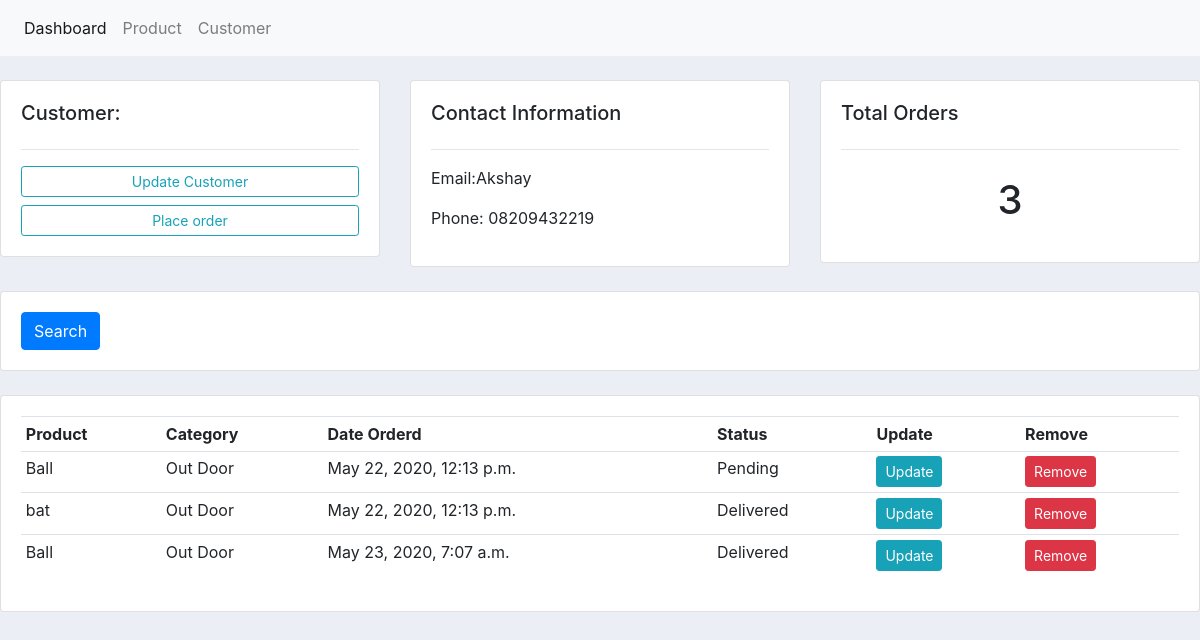
The app's page /customer/1/ with its own data.
### crmapp/models.py (models this page shows)
class Customer(models.Model):
	name = models.CharField(max_length=200, null=True)
	phone = models.CharField(max_length=200, null=True)
	email = models.CharField(max_length=200, null=True)
	date_created = models.DateTimeField(auto_now_add=True, null=True)
	def __str__(self):
		return self.name

class Order(models.Model):
	STATUS = (
			('Pending', 'Pending'),
			('Out for delivery', 'Out for delivery'),
			('Delivered', 'Delivered'),
			)
	customer = models.ForeignKey(Customer, null=True, on_delete= models.SET_NULL)
	product = models.ForeignKey(Product, null=True, on_delete= models.SET_NULL)
	date_created = models.DateTimeField(auto_now_add=True, null=True)
	status = models.CharField(max_length=200, null=True, choices=STATUS)
	def __str__(self):
		return self.product.name

class Product(models.Model):
	CATEGORY = (
			('Indoor', 'Indoor'),
			('Out Door', 'Out Door'),
			)
	name = models.CharField(max_length=200, null=True)
	price = models.FloatField(null=True)
	category = models.CharField(max_length=200, null=True, choices=CATEGORY)
	description = models.CharField(max_length=200, null=True, blank=True)
	date_created = models.DateTimeField(auto_now_add=True, null=True)
	tags = models.ManyToManyField(Tag)
	def __str__(self):
		return self.name

### crmapp/views.py (the view)
# urls.py: path('customer/<str:pk_test>/',views.customer,name='customer'),
def customer(request,pk_test):
    customer = Customer.objects.get(id=pk_test)
    print(customer)
    orders = customer.order_set.all()
    print(orders)
    order_count = orders.count()
    context = {'customer':customer, 'orders':orders, 'order_count':order_count}
    return render(request,'crmapp/customer.html',context)

### crmapp/templates/crmapp/customer.html
{%  extends 'crmapp/base.html' %}
{% block content %}
<br>
<div class="row">
    <div class="col-md">
        <div class="card card-body">
            <h5>Customer:</h5>
            <hr>
            <a class="btn btn-outline-info  btn-sm btn-block" href="">Update Customer</a>
            <a class="btn btn-outline-info  btn-sm btn-block" href="{% url 'create_order' %}">Place order</a>
        </div>
    </div>
    <div class="col-md">
        <div class="card card-body">
            <h5>Contact Information</h5>
            <hr>
            <p>Email:{{customer.name}} </p>
            <p>Phone: {{customer.phone}}</p>
        </div>
    </div>
    <div class="col-md">
        <div class="card card-body">
            <h5>Total Orders</h5>
            <hr>
            <h1 style="text-align: center;padding: 10px">{{ order_count}}</h1>
        </div>
    </div>
</div>
<br>
<div class="row">
    <div class="col">
        <div class="card card-body">
            <form method="get">
                <button class="btn btn-primary" type="submit">Search</button>
            </form>
        </div>
    </div>
</div>
<br>
<div class="row">
    <div class="col-md">
        <div class="card card-body">
            <table class="table table-sm">
                <tr>
                    <th>Product</th>
                    <th>Category</th>
                    <th>Date Orderd</th>
                    <th>Status</th>
                    <th>Update</th>
                    <th>Remove</th>
                </tr>
                {% for pro in orders %}
                <tr>
                    <td>{{pro.product}}</td>
                    <td>{{pro.product.category}}</td>
                    <td>{{pro.date_created }}</td>
                    <td>{{pro.status }}</td>
                    <td><a class="btn btn-sm btn-info" href="{% url 'update_order' pro.id  %}">Update</a></td>
					<td><a class="btn btn-sm btn-danger" href="{% url 'delete_order' pro.id  %}">Remove</a></td>
                </tr>
                {% endfor %}
            </table>
        </div>
    </div>
</div>
{% endblock %}

### crmapp/static/css/blog.css (style rules this page uses)
body { background-color: #ebeff5; }

### records on screen
Customer: name "Akshay", phone "08209432219"
Order: product "Ball", product.category "Out Door", date_created "May 22, 2020, 12:13 p.m.", status "Pending"
Order: product "bat", product.category "Out Door", date_created "May 22, 2020, 12:13 p.m.", status "Delivered"
Order: product "Ball", product.category "Out Door", date_created "May 23, 2020, 7:07 a.m.", status "Delivered"

### other values on screen
{{ order_count }} "3"
